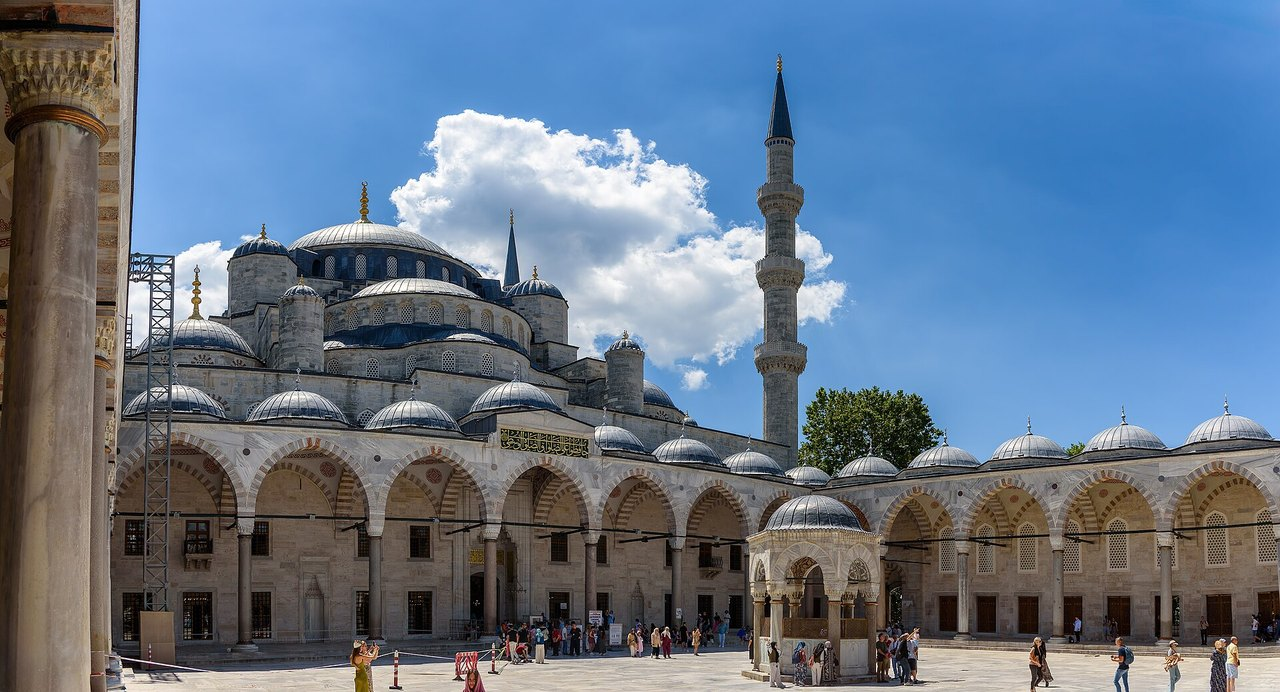
#> input picture template/assets/raw/bm_court_b.jpg, 1280 x 692 px, given as the content of the folder ../assets/raw/bm_court_b.jpg, which was not available
$ python sheet.py ../assets/raw/bm_court_b.jpg out.png 5
#> lines starting #> are read from the running program, lines starting #| are printed output that depends on the picture
# Builds a contact sheet from review stills. Usage: sheet.py <stillsDir> <out.jpg> [cols]
import sys, glob, os
from PIL import Image, ImageDraw
files = sorted(glob.glob(os.path.join(sys.argv[1], '*.jpg')))
cols = int(sys.argv[3]) if len(sys.argv) > 3 else 6
w, h = 360, 640
rows = (len(files) + cols - 1) // cols
sheet = Image.new('RGB', (cols * w, rows * h), '#111')
#> sheet: PIL image 1800x640 RGB; every value is 17
for i, f in enumerate(files):
    im = Image.open(f).resize((w, h), Image.LANCZOS)
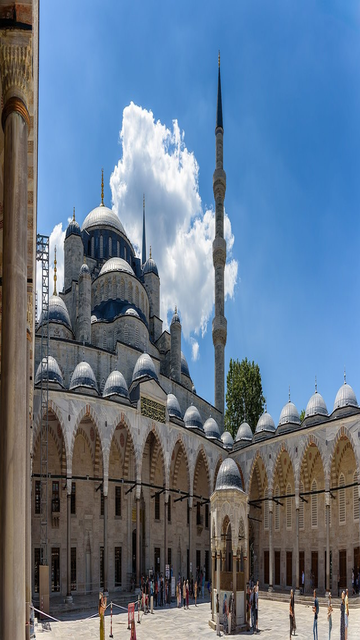
#> im: PIL image 360x640 RGB; mean R, G, B 100.7, 119.2, 140.5
    ImageDraw.Draw(im).text((8, 6), os.path.basename(f)[2:8] + 's', fill='#0f0')
    sheet.paste(im, ((i % cols) * w, (i // cols) * h))
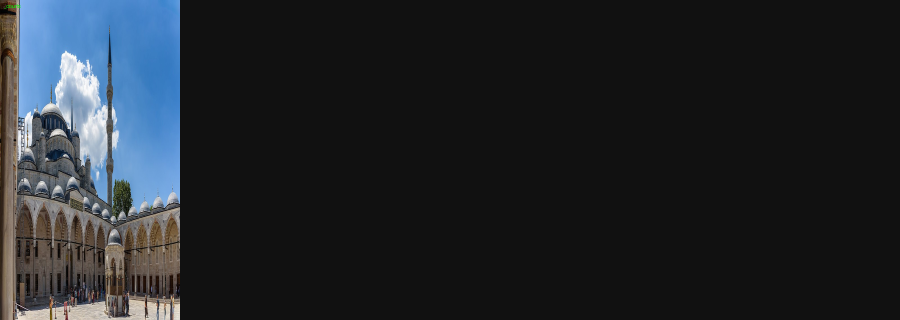
#> sheet: PIL image 1800x640 RGB (shown at 1/2 size); mean R, G, B 33.7, 37.4, 41.7
sheet.save(sys.argv[2], quality=88)
print(len(files), 'stills')
